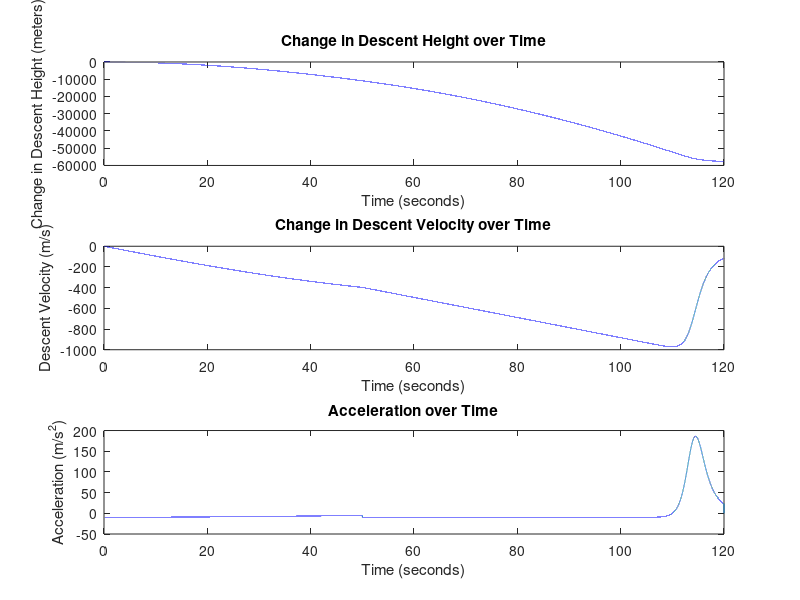

This figure's MATLAB source:
% Initialize parameters
G = 6.67430e-11;   % Gravitational constant (m^3/kg/s^2)
M = 5.972e24;      % Earth mass (kg)
r_0 = 6371000;     % Earth radius (m)
c_h = 0.8;        % Air resistance coefficient for a person
S_h = 1;           % Reference area for a person (m^2)
m = 190;           % Person's mass (kg)
rho = 0.01322;     % Air density (kg/m^3)

% Set initial conditions
r0 = 6428800; % Initial height (in meters)
v0 = 0;       % Initial velocity is zero

% Time settings
t_start = 0;          % Initial time
t_end = 120;          % End time (adjust as needed)
dt = 0.001;           % Time step

% Create arrays to store the results
t = t_start:dt:t_end;
num_steps = length(t);
r = zeros(1, num_steps);
v = zeros(1, num_steps);
a = zeros(1, num_steps);  % Array to store acceleration

% Initialize the initial conditions
r(1) = r0;
v(1) = v0;

% Solve the differential equation using Euler's method
for i = 1:num_steps-1
    r_dot = v(i);
    
    % Check if the time is before 50 seconds
    if t(i) < 50
        v_dot = -G * M / r(i)^2 + 0.5 * (c_h * rho * S_h / m) * v(i)^2;
    else
        v_dot = -G * M / r(i)^2 + (0.64175 * exp(-0.001 * (r(i) - r_0)) * c_h * S_h) / m * v(i)^2;
    end
    
    a(i) = v_dot;  % Store acceleration
    
    r(i+1) = r(i) + r_dot * dt;
    v(i+1) = v(i) + v_dot * dt;
end

% Plot descent height, velocity, and acceleration curves
figure;
subplot(3, 1, 1);
plot(t, r - r0); % Change in descent height as a function of time
xlabel('Time (seconds)');
ylabel('Change in Descent Height (meters)');
title('Change in Descent Height over Time');

subplot(3, 1, 2);
plot(t, v); % Descent velocity as a function of time
xlabel('Time (seconds)');
ylabel('Descent Velocity (m/s)');
title('Change in Descent Velocity over Time');

subplot(3, 1, 3);
plot(t, a); % Acceleration as a function of time
xlabel('Time (seconds)');
ylabel('Acceleration (m/s^2)');
title('Acceleration over Time');
